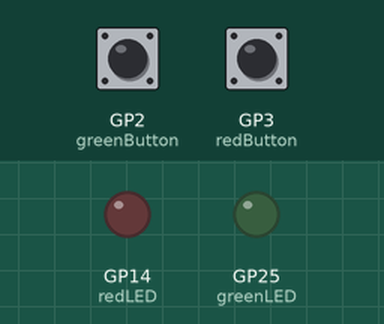
Recording of a program running on a simulated Raspberry Pi Pico running MicroPython. Shown: output pins drawn as LEDs (lit = HIGH). Dashed ring = blinking. The test bench sets the inputs (shaded band); at power-on: GP2 (greenButton) LOW, GP3 (redButton) LOW.

Above: at 1.2 s.
1.3 s: GP2 (greenButton) pulled HIGH for 1 s
At 3.4 s:
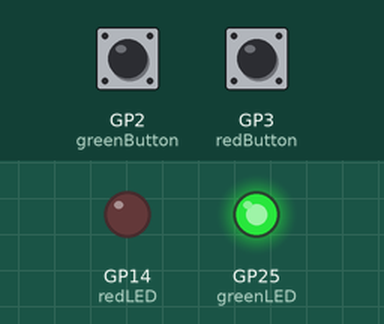
3.8 s: GP3 (redButton) pulled HIGH for 3.2 s
At 3.9 s:
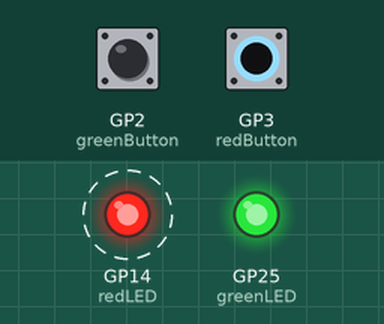
8.5 s: GP3 (redButton) pulled HIGH for 0.25 s
At 9.5 s:
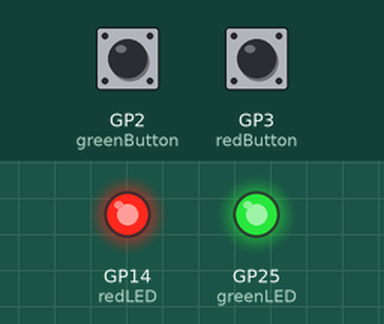
10.2 s: GP2 (greenButton) pulled HIGH for 0.25 s
At 10.3 s:
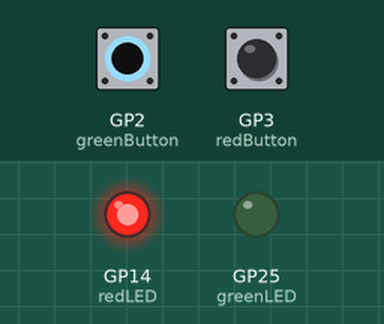
11.9 s: GP2 (greenButton) pulled HIGH for 3.2 s
At 12.3 s:
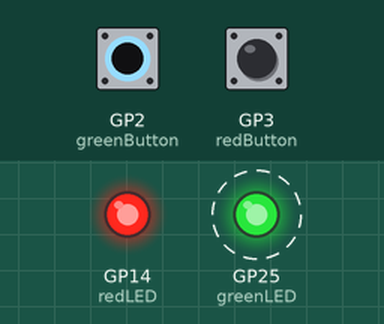
Timing chart, 0 to 16.5 s (numbered marks = the images above; inputs shaded):
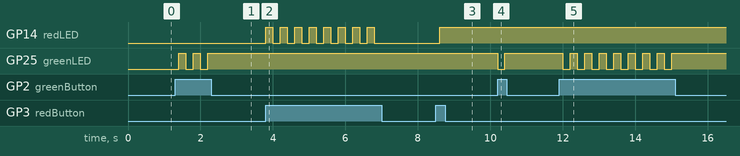

The program:

buttonToggling.py
```python
from machine import Pin
import time

## --- Introducing Toggle Function --- ##

greenButton = Pin(2, Pin.IN, Pin.PULL_DOWN)
redButton = Pin(3, Pin.IN, Pin.PULL_DOWN)

redLED = Pin(14, Pin.OUT)
greenLED = Pin(25, Pin.OUT)


while True:

    time.sleep(0.2)

    if redButton.value() == 1:
        redLED.toggle()

    if greenButton.value() == 1:
        greenLED.toggle()
```

Measured:
- after the input at 1.3 s, GP25 (greenLED): alternates HIGH for 0.20 s and LOW for 0.20 s, 5 changes in all, then stays HIGH, starting after 0.10 s
- after the input at 3.8 s, GP14 (redLED): alternates HIGH for 0.20 s and LOW for 0.20 s, 16 changes in all, then stays LOW, starting at once
- after the input at 8.5 s, GP14 (redLED): LOW → HIGH after 0.10 s
- after the input at 10.2 s, GP25 (greenLED): HIGH → LOW at once, → HIGH 0.20 s later
- after the input at 11.9 s, GP25 (greenLED): alternates HIGH for 0.20 s and LOW for 0.20 s, 16 changes in all, then stays HIGH, starting after 0.10 s
